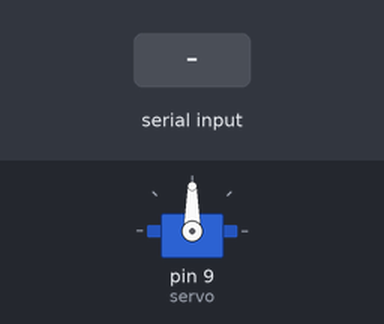
Bench run of a sketch on a simulated Arduino Uno, built with avr-gcc and run on an emulated ATmega328P. Parts: servo. Inputs (shaded band) come from the test bench.

Above: at 1.2 s.
1.3 s: "1," received over Serial
At 2.7 s:
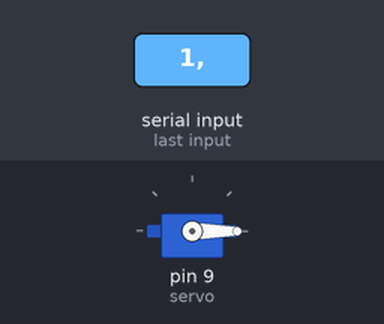
3.8 s: "1,90," received over Serial
At 5.1 s:
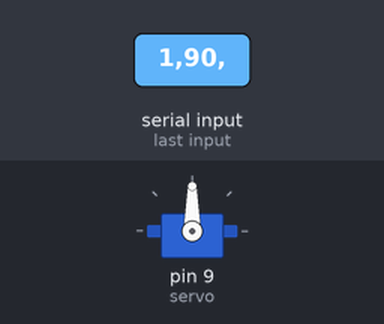
Timing chart, 0 to 6.8 s (numbered marks = the images above; inputs shaded):
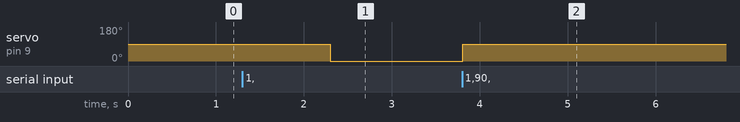

The sketch:

BluetoothBrazoVdvt.ino
```cpp
#include <Servo.h>

Servo servo; // Declaración del objeto servo

void setup() {
  Serial.begin(9600); // Inicializa la comunicación serial a 9600 bps
  servo.attach(9); // Conecta el servo al pin 9
}

void loop() {
  if (Serial.available() > 0) {
    String data = Serial.readStringUntil(','); // Lee los datos del puerto serial hasta encontrar una coma
    int servoIndex = data.toInt(); // Convierte el primer valor a entero (número de servo)
    int position = Serial.parseInt(); // Lee el segundo valor como un entero (posición del servo)

    // Mueve el servo correspondiente a la posición especificada
    switch (servoIndex) {
      case 1:
        servo.write(position);
        break;
      default:
        break;
    }
  }
}
```

Measured:
- after the input at 1.3 s, servo on pin 9 (servo): 90° → 0° after 1.0 s
- after the input at 3.8 s, servo on pin 9 (servo): 0° → 90° at once
